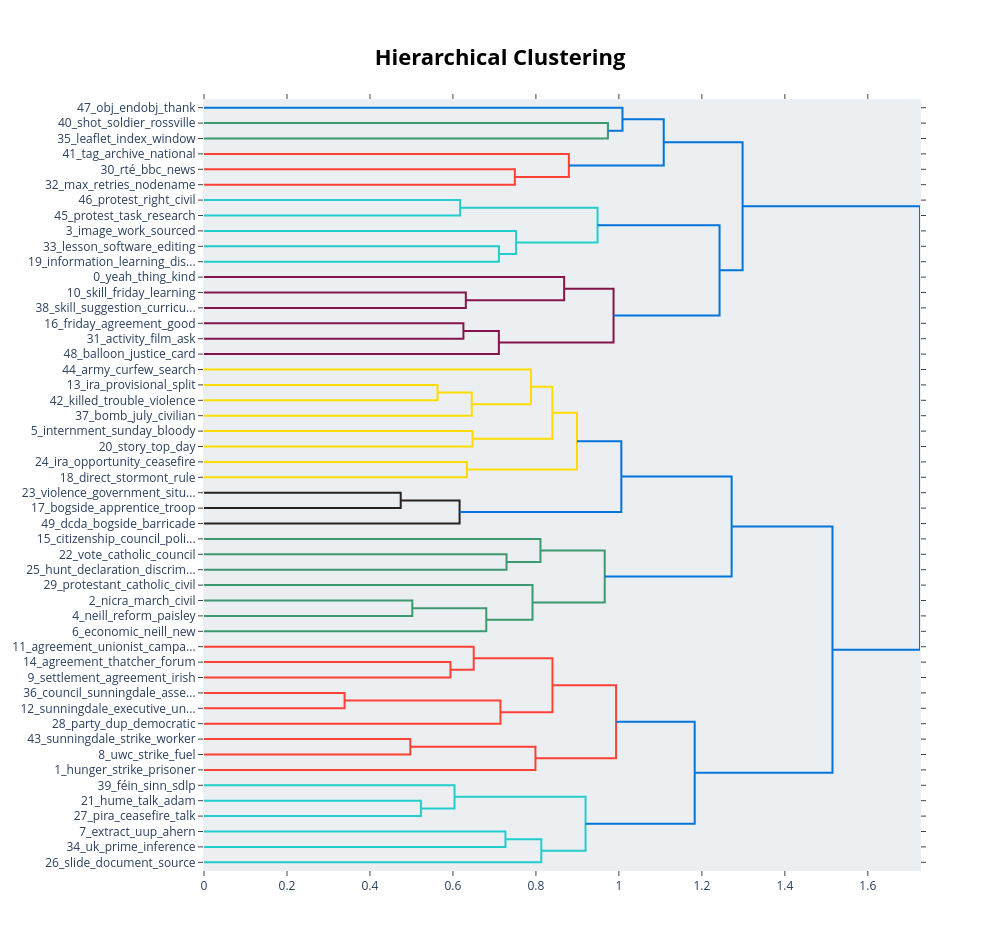

Notebook code for this chart:
### Code cell
option2_topic_model_fast.visualize_hierarchy()

### Figure 1 — Plotly figure (JSON) as saved in the notebook; plotly's stock layout.template omitted (floating-point values rounded to 4 significant figures)
{"data": [{"hoverinfo": "text", "marker": {"color": "rgb(61,153,112)"}, "mode": "lines", "type": "scatter", "x": [0.0, 0.9736, 0.9736, 0.0], "xaxis": "x", "y": [-15.0, -15.0, -25.0, -25.0], "yaxis": "y"}, {"hoverinfo": "text", "marker": {"color": "rgb(0,116,217)"}, "mode": "lines", "type": "scatter", "x": [0.0, 1.009, 1.009, 0.9736], "xaxis": "x", "y": [-5.0, -5.0, -20.0, -20.0], "yaxis": "y"}, {"hoverinfo": "text", "marker": {"color": "rgb(255,65,54)"}, "mode": "lines", "type": "scatter", "x": [0.0, 0.7492, 0.7492, 0.0], "xaxis": "x", "y": [-45.0, -45.0, -55.0, -55.0], "yaxis": "y"}, {"hoverinfo": "text", "marker": {"color": "rgb(255,65,54)"}, "mode": "lines", "type": "scatter", "x": [0.0, 0.8794, 0.8794, 0.7492], "xaxis": "x", "y": [-35.0, -35.0, -50.0, -50.0], "yaxis": "y"}, {"hoverinfo": "text", "marker": {"color": "rgb(0,116,217)"}, "mode": "lines", "type": "scatter", "x": [1.009, 1.108, 1.108, 0.8794], "xaxis": "x", "y": [-12.5, -12.5, -42.5, -42.5], "yaxis": "y"}, {"hoverinfo": "text", "marker": {"color": "rgb(35,205,205)"}, "mode": "lines", "type": "scatter", "x": [0.0, 0.6175, 0.6175, 0.0], "xaxis": "x", "y": [-65.0, -65.0, -75.0, -75.0], "yaxis": "y"}, {"hoverinfo": "text", "marker": {"color": "rgb(35,205,205)"}, "mode": "lines", "type": "scatter", "x": [0.0, 0.7108, 0.7108, 0.0], "xaxis": "x", "y": [-95.0, -95.0, -105.0, -105.0], "yaxis": "y"}, {"hoverinfo": "text", "marker": {"color": "rgb(35,205,205)"}, "mode": "lines", "type": "scatter", "x": [0.0, 0.7523, 0.7523, 0.7108], "xaxis": "x", "y": [-85.0, -85.0, -100.0, -100.0], "yaxis": "y"}, {"hoverinfo": "text", "marker": {"color": "rgb(35,205,205)"}, "mode": "lines", "type": "scatter", "x": [0.6175, 0.9486, 0.9486, 0.7523], "xaxis": "x", "y": [-70.0, -70.0, -92.5, -92.5], "yaxis": "y"}, {"hoverinfo": "text", "marker": {"color": "rgb(133,20,75)"}, "mode": "lines", "type": "scatter", "x": [0.0, 0.6311, 0.6311, 0.0], "xaxis": "x", "y": [-125.0, -125.0, -135.0, -135.0], "yaxis": "y"}, {"hoverinfo": "text", "marker": {"color": "rgb(133,20,75)"}, "mode": "lines", "type": "scatter", "x": [0.0, 0.8681, 0.8681, 0.6311], "xaxis": "x", "y": [-115.0, -115.0, -130.0, -130.0], "yaxis": "y"}, {"hoverinfo": "text", "marker": {"color": "rgb(133,20,75)"}, "mode": "lines", "type": "scatter", "x": [0.0, 0.6253, 0.6253, 0.0], "xaxis": "x", "y": [-145.0, -145.0, -155.0, -155.0], "yaxis": "y"}, {"hoverinfo": "text", "marker": {"color": "rgb(133,20,75)"}, "mode": "lines", "type": "scatter", "x": [0.6253, 0.7107, 0.7107, 0.0], "xaxis": "x", "y": [-150.0, -150.0, -165.0, -165.0], "yaxis": "y"}, {"hoverinfo": "text", "marker": {"color": "rgb(133,20,75)"}, "mode": "lines", "type": "scatter", "x": [0.8681, 0.9871, 0.9871, 0.7107], "xaxis": "x", "y": [-122.5, -122.5, -157.5, -157.5], "yaxis": "y"}, {"hoverinfo": "text", "marker": {"color": "rgb(0,116,217)"}, "mode": "lines", "type": "scatter", "x": [0.9486, 1.243, 1.243, 0.9871], "xaxis": "x", "y": [-81.25, -81.25, -140.0, -140.0], "yaxis": "y"}, {"hoverinfo": "text", "marker": {"color": "rgb(0,116,217)"}, "mode": "lines", "type": "scatter", "x": [1.108, 1.298, 1.298, 1.243], "xaxis": "x", "y": [-27.5, -27.5, -110.6, -110.6], "yaxis": "y"}, {"hoverinfo": "text", "marker": {"color": "rgb(255,220,0)"}, "mode": "lines", "type": "scatter", "x": [0.0, 0.5629, 0.5629, 0.0], "xaxis": "x", "y": [-185.0, -185.0, -195.0, -195.0], "yaxis": "y"}, {"hoverinfo": "text", "marker": {"color": "rgb(255,220,0)"}, "mode": "lines", "type": "scatter", "x": [0.5629, 0.6453, 0.6453, 0.0], "xaxis": "x", "y": [-190.0, -190.0, -205.0, -205.0], "yaxis": "y"}, {"hoverinfo": "text", "marker": {"color": "rgb(255,220,0)"}, "mode": "lines", "type": "scatter", "x": [0.0, 0.7882, 0.7882, 0.6453], "xaxis": "x", "y": [-175.0, -175.0, -197.5, -197.5], "yaxis": "y"}, {"hoverinfo": "text", "marker": {"color": "rgb(255,220,0)"}, "mode": "lines", "type": "scatter", "x": [0.0, 0.6472, 0.6472, 0.0], "xaxis": "x", "y": [-215.0, -215.0, -225.0, -225.0], "yaxis": "y"}, {"hoverinfo": "text", "marker": {"color": "rgb(255,220,0)"}, "mode": "lines", "type": "scatter", "x": [0.7882, 0.8397, 0.8397, 0.6472], "xaxis": "x", "y": [-186.2, -186.2, -220.0, -220.0], "yaxis": "y"}, {"hoverinfo": "text", "marker": {"color": "rgb(255,220,0)"}, "mode": "lines", "type": "scatter", "x": [0.0, 0.6337, 0.6337, 0.0], "xaxis": "x", "y": [-235.0, -235.0, -245.0, -245.0], "yaxis": "y"}, {"hoverinfo": "text", "marker": {"color": "rgb(255,220,0)"}, "mode": "lines", "type": "scatter", "x": [0.8397, 0.8989, 0.8989, 0.6337], "xaxis": "x", "y": [-203.1, -203.1, -240.0, -240.0], "yaxis": "y"}, {"hoverinfo": "text", "marker": {"color": "rgb(40,35,35)"}, "mode": "lines", "type": "scatter", "x": [0.0, 0.4741, 0.4741, 0.0], "xaxis": "x", "y": [-255.0, -255.0, -265.0, -265.0], "yaxis": "y"}, {"hoverinfo": "text", "marker": {"color": "rgb(40,35,35)"}, "mode": "lines", "type": "scatter", "x": [0.4741, 0.616, 0.616, 0.0], "xaxis": "x", "y": [-260.0, -260.0, -275.0, -275.0], "yaxis": "y"}, {"hoverinfo": "text", "marker": {"color": "rgb(0,116,217)"}, "mode": "lines", "type": "scatter", "x": [0.8989, 1.006, 1.006, 0.616], "xaxis": "x", "y": [-221.6, -221.6, -267.5, -267.5], "yaxis": "y"}, {"hoverinfo": "text", "marker": {"color": "rgb(61,153,112)"}, "mode": "lines", "type": "scatter", "x": [0.0, 0.7292, 0.7292, 0.0], "xaxis": "x", "y": [-295.0, -295.0, -305.0, -305.0], "yaxis": "y"}, {"hoverinfo": "text", "marker": {"color": "rgb(61,153,112)"}, "mode": "lines", "type": "scatter", "x": [0.0, 0.8109, 0.8109, 0.7292], "xaxis": "x", "y": [-285.0, -285.0, -300.0, -300.0], "yaxis": "y"}, {"hoverinfo": "text", "marker": {"color": "rgb(61,153,112)"}, "mode": "lines", "type": "scatter", "x": [0.0, 0.5021, 0.5021, 0.0], "xaxis": "x", "y": [-325.0, -325.0, -335.0, -335.0], "yaxis": "y"}, {"hoverinfo": "text", "marker": {"color": "rgb(61,153,112)"}, "mode": "lines", "type": "scatter", "x": [0.5021, 0.6804, 0.6804, 0.0], "xaxis": "x", "y": [-330.0, -330.0, -345.0, -345.0], "yaxis": "y"}, {"hoverinfo": "text", "marker": {"color": "rgb(61,153,112)"}, "mode": "lines", "type": "scatter", "x": [0.0, 0.7918, 0.7918, 0.6804], "xaxis": "x", "y": [-315.0, -315.0, -337.5, -337.5], "yaxis": "y"}, {"hoverinfo": "text", "marker": {"color": "rgb(61,153,112)"}, "mode": "lines", "type": "scatter", "x": [0.8109, 0.9659, 0.9659, 0.7918], "xaxis": "x", "y": [-292.5, -292.5, -326.2, -326.2], "yaxis": "y"}, {"hoverinfo": "text", "marker": {"color": "rgb(0,116,217)"}, "mode": "lines", "type": "scatter", "x": [1.006, 1.272, 1.272, 0.9659], "xaxis": "x", "y": [-244.5, -244.5, -309.4, -309.4], "yaxis": "y"}, {"hoverinfo": "text", "marker": {"color": "rgb(255,65,54)"}, "mode": "lines", "type": "scatter", "x": [0.0, 0.5941, 0.5941, 0.0], "xaxis": "x", "y": [-365.0, -365.0, -375.0, -375.0], "yaxis": "y"}, {"hoverinfo": "text", "marker": {"color": "rgb(255,65,54)"}, "mode": "lines", "type": "scatter", "x": [0.0, 0.65, 0.65, 0.5941], "xaxis": "x", "y": [-355.0, -355.0, -370.0, -370.0], "yaxis": "y"}, {"hoverinfo": "text", "marker": {"color": "rgb(255,65,54)"}, "mode": "lines", "type": "scatter", "x": [0.0, 0.3388, 0.3388, 0.0], "xaxis": "x", "y": [-385.0, -385.0, -395.0, -395.0], "yaxis": "y"}, {"hoverinfo": "text", "marker": {"color": "rgb(255,65,54)"}, "mode": "lines", "type": "scatter", "x": [0.3388, 0.7145, 0.7145, 0.0], "xaxis": "x", "y": [-390.0, -390.0, -405.0, -405.0], "yaxis": "y"}, {"hoverinfo": "text", "marker": {"color": "rgb(255,65,54)"}, "mode": "lines", "type": "scatter", "x": [0.65, 0.8399, 0.8399, 0.7145], "xaxis": "x", "y": [-362.5, -362.5, -397.5, -397.5], "yaxis": "y"}, {"hoverinfo": "text", "marker": {"color": "rgb(255,65,54)"}, "mode": "lines", "type": "scatter", "x": [0.0, 0.4973, 0.4973, 0.0], "xaxis": "x", "y": [-415.0, -415.0, -425.0, -425.0], "yaxis": "y"}, {"hoverinfo": "text", "marker": {"color": "rgb(255,65,54)"}, "mode": "lines", "type": "scatter", "x": [0.4973, 0.7989, 0.7989, 0.0], "xaxis": "x", "y": [-420.0, -420.0, -435.0, -435.0], "yaxis": "y"}, {"hoverinfo": "text", "marker": {"color": "rgb(255,65,54)"}, "mode": "lines", "type": "scatter", "x": [0.8399, 0.9932, 0.9932, 0.7989], "xaxis": "x", "y": [-380.0, -380.0, -427.5, -427.5], "yaxis": "y"}, {"hoverinfo": "text", "marker": {"color": "rgb(35,205,205)"}, "mode": "lines", "type": "scatter", "x": [0.0, 0.5229, 0.5229, 0.0], "xaxis": "x", "y": [-455.0, -455.0, -465.0, -465.0], "yaxis": "y"}, {"hoverinfo": "text", "marker": {"color": "rgb(35,205,205)"}, "mode": "lines", "type": "scatter", "x": [0.0, 0.6039, 0.6039, 0.5229], "xaxis": "x", "y": [-445.0, -445.0, -460.0, -460.0], "yaxis": "y"}, {"hoverinfo": "text", "marker": {"color": "rgb(35,205,205)"}, "mode": "lines", "type": "scatter", "x": [0.0, 0.7266, 0.7266, 0.0], "xaxis": "x", "y": [-475.0, -475.0, -485.0, -485.0], "yaxis": "y"}, {"hoverinfo": "text", "marker": {"color": "rgb(35,205,205)"}, "mode": "lines", "type": "scatter", "x": [0.7266, 0.8129, 0.8129, 0.0], "xaxis": "x", "y": [-480.0, -480.0, -495.0, -495.0], "yaxis": "y"}, {"hoverinfo": "text", "marker": {"color": "rgb(35,205,205)"}, "mode": "lines", "type": "scatter", "x": [0.6039, 0.9196, 0.9196, 0.8129], "xaxis": "x", "y": [-452.5, -452.5, -487.5, -487.5], "yaxis": "y"}, {"hoverinfo": "text", "marker": {"color": "rgb(0,116,217)"}, "mode": "lines", "type": "scatter", "x": [0.9932, 1.183, 1.183, 0.9196], "xaxis": "x", "y": [-403.8, -403.8, -470.0, -470.0], "yaxis": "y"}, {"hoverinfo": "text", "marker": {"color": "rgb(0,116,217)"}, "mode": "lines", "type": "scatter", "x": [1.272, 1.515, 1.515, 1.183], "xaxis": "x", "y": [-277.0, -277.0, -436.9, -436.9], "yaxis": "y"}, {"hoverinfo": "text", "marker": {"color": "rgb(0,116,217)"}, "mode": "lines", "type": "scatter", "x": [1.298, 1.726, 1.726, 1.515], "xaxis": "x", "y": [-69.06, -69.06, -356.9, -356.9], "yaxis": "y"}], "layout": {"autosize": false, "height": 950, "hoverlabel": {"bgcolor": "white", "font": {"family": "Rockwell", "size": 16}}, "hovermode": "closest", "plot_bgcolor": "#ECEFF1", "showlegend": false, "title": {"font": {"color": "Black", "size": 22}, "text": "<b>Hierarchical Clustering</b>", "x": 0.5, "xanchor": "center", "yanchor": "top"}, "width": 1000, "xaxis": {"mirror": "allticks", "rangemode": "tozero", "showgrid": false, "showline": true, "showticklabels": true, "ticks": "outside", "type": "linear", "zeroline": false}, "yaxis": {"mirror": "allticks", "range": [-500, 0], "rangemode": "tozero", "showgrid": false, "showline": true, "showticklabels": true, "tickmode": "array", "ticks": "outside", "ticktext": ["47_obj_endobj_thank", "40_shot_soldier_rossville", "35_leaflet_index_window", "41_tag_archive_national", "30_rté_bbc_news", "32_max_retries_nodename", "46_protest_right_civil", "45_protest_task_research", "3_image_work_sourced", "33_lesson_software_editing", "19_information_learning_dis...", "0_yeah_thing_kind", "10_skill_friday_learning", "38_skill_suggestion_curricu...", "16_friday_agreement_good", "31_activity_film_ask", "48_balloon_justice_card", "44_army_curfew_search", "13_ira_provisional_split", "42_killed_trouble_violence", "37_bomb_july_civilian", "5_internment_sunday_bloody", "20_story_top_day", "24_ira_opportunity_ceasefire", "18_direct_stormont_rule", "23_violence_government_situ...", "17_bogside_apprentice_troop", "49_dcda_bogside_barricade", "15_citizenship_council_poli...", "22_vote_catholic_council", "25_hunt_declaration_discrim...", "29_protestant_catholic_civil", "2_nicra_march_civil", "4_neill_reform_paisley", "6_economic_neill_new", "11_agreement_unionist_campa...", "14_agreement_thatcher_forum", "9_settlement_agreement_irish", "36_council_sunningdale_asse...", "12_sunningdale_executive_un...", "28_party_dup_democratic", "43_sunningdale_strike_worker", "8_uwc_strike_fuel", "1_hunger_strike_prisoner", "39_féin_sinn_sdlp", "21_hume_talk_adam", "27_pira_ceasefire_talk", "7_extract_uup_ahern", "34_uk_prime_inference", "26_slide_document_source"], "tickvals": [-5, -15, -25, -35, -45, -55, -65, -75, -85, -95, -105, -115, -125, -135, -145, -155, -165, -175, -185, -195, -205, -215, -225, -235, -245, -255, -265, -275, -285, -295, -305, -315, -325, -335, -345, -355, -365, -375, -385, -395, -405, -415, -425, -435, -445, -455, -465, -475, -485, -495], "type": "linear", "zeroline": false}}}
